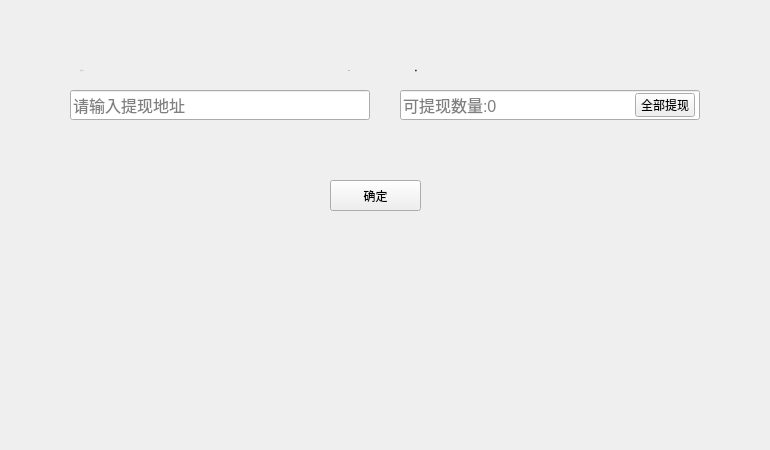
<?xml version="1.0" encoding="UTF-8"?>
<ui version="4.0">
 <class>WithdrawInputWidget</class>
 <widget class="QWidget" name="WithdrawInputWidget">
  <property name="geometry">
   <rect>
    <x>0</x>
    <y>0</y>
    <width>770</width>
    <height>450</height>
   </rect>
  </property>
  <property name="windowTitle">
   <string>Form</string>
  </property>
  <widget class="QLabel" name="label">
   <property name="geometry">
    <rect>
     <x>80</x>
     <y>60</y>
     <width>91</width>
     <height>20</height>
    </rect>
   </property>
   <property name="font">
    <font>
     <family>Microsoft YaHei UI Light</family>
     <pointsize>-1</pointsize>
     <weight>50</weight>
     <italic>false</italic>
     <bold>false</bold>
    </font>
   </property>
   <property name="styleSheet">
    <string notr="true">color: rgb(198, 202, 212);
font: 12px &quot;Microsoft YaHei UI Light&quot;;</string>
   </property>
   <property name="text">
    <string>提至地址</string>
   </property>
  </widget>
  <widget class="QLabel" name="label_symbol">
   <property name="geometry">
    <rect>
     <x>270</x>
     <y>60</y>
     <width>80</width>
     <height>20</height>
    </rect>
   </property>
   <property name="font">
    <font>
     <family>Microsoft YaHei UI Light</family>
     <pointsize>-1</pointsize>
     <weight>50</weight>
     <italic>false</italic>
     <bold>false</bold>
    </font>
   </property>
   <property name="styleSheet">
    <string notr="true">color: rgb(51, 51, 51);
font:12px &quot;Microsoft YaHei UI Light&quot;;</string>
   </property>
   <property name="text">
    <string>LNK</string>
   </property>
   <property name="alignment">
    <set>Qt::AlignRight|Qt::AlignTrailing|Qt::AlignVCenter</set>
   </property>
  </widget>
  <widget class="QLabel" name="label_3">
   <property name="geometry">
    <rect>
     <x>415</x>
     <y>60</y>
     <width>80</width>
     <height>20</height>
    </rect>
   </property>
   <property name="font">
    <font>
     <family>Microsoft YaHei UI Light</family>
     <pointsize>-1</pointsize>
     <weight>50</weight>
     <italic>false</italic>
     <bold>false</bold>
    </font>
   </property>
   <property name="styleSheet">
    <string notr="true">color: rgb(51, 51, 51);
font:12px &quot;Microsoft YaHei UI Light&quot;;</string>
   </property>
   <property name="text">
    <string>数量</string>
   </property>
  </widget>
  <widget class="QLineEdit" name="lineEdit_address">
   <property name="geometry">
    <rect>
     <x>70</x>
     <y>90</y>
     <width>300</width>
     <height>30</height>
    </rect>
   </property>
   <property name="font">
    <font>
     <pointsize>12</pointsize>
    </font>
   </property>
   <property name="placeholderText">
    <string>请输入提现地址</string>
   </property>
  </widget>
  <widget class="QLineEdit" name="lineEdit_ammount">
   <property name="geometry">
    <rect>
     <x>400</x>
     <y>90</y>
     <width>300</width>
     <height>30</height>
    </rect>
   </property>
   <property name="font">
    <font>
     <pointsize>12</pointsize>
    </font>
   </property>
   <property name="placeholderText">
    <string>可提现数量:0</string>
   </property>
  </widget>
  <widget class="QToolButton" name="toolButton_all">
   <property name="geometry">
    <rect>
     <x>635</x>
     <y>93</y>
     <width>60</width>
     <height>24</height>
    </rect>
   </property>
   <property name="cursor">
    <cursorShape>PointingHandCursor</cursorShape>
   </property>
   <property name="text">
    <string>全部提现</string>
   </property>
  </widget>
  <widget class="QToolButton" name="toolButton_confirm">
   <property name="geometry">
    <rect>
     <x>330</x>
     <y>180</y>
     <width>91</width>
     <height>31</height>
    </rect>
   </property>
   <property name="cursor">
    <cursorShape>PointingHandCursor</cursorShape>
   </property>
   <property name="text">
    <string>确定</string>
   </property>
  </widget>
 </widget>
 <resources/>
 <connections/>
</ui>
